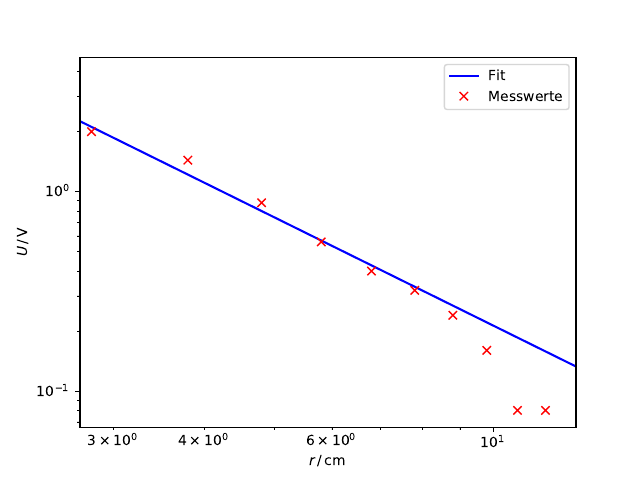

Source code (Python):
import matplotlib.pyplot as plt
from scipy.optimize import curve_fit
import numpy as np

x, y = np.genfromtxt('led.txt', unpack='true')


def f(x, a, b):
    return a * x**(-b)


param, cov = curve_fit(f, x, y)
x_plot = np.linspace(2, 13, 6000)
plt.plot(x_plot, f(x_plot, *param), 'b-', label='Fit')
plt.plot(x, y, 'rx', label='Messwerte')
plt.xlabel(r'$r \,/\, \mathrm{cm}$')
plt.ylabel(r'$U \,/\, \mathrm{V}$')
plt.xlim(2.7, 13)
# plt.ylim(0.09999, 2.1)
plt.xscale('log')
plt.yscale('log')

plt.legend()
# plt.grid()
# plt.show()
# plt.savefig('led.pdf')

err = np.sqrt(np.diag(cov))

print('Experimentelle Werte')
print('Steigung =', param[1], '+-', err[1])

print('Theoriewerte')
print('Steigung =', 2)

print('Abweichung')
xx = np.abs((2-param[1])/2)*100

print('... der Steigung =', xx, '%')
